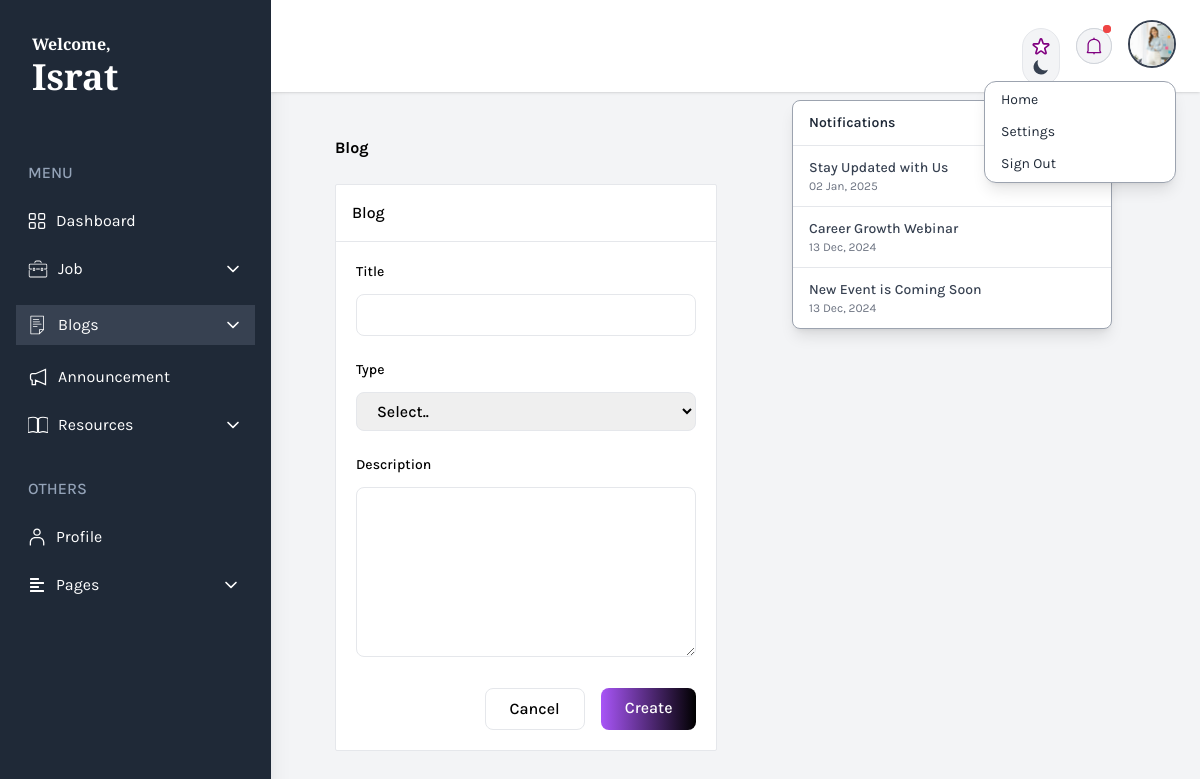
/alumni/alumni_blog.php (signed in), run on the app's committed database.
### tables this page shows
CREATE TABLE `user` (
  `u_id` varchar(20) NOT NULL,
  `first_Name` varchar(100) NOT NULL,
  `last_Name` varchar(100) NOT NULL,
  `email` varchar(100) NOT NULL,
  `password` varchar(100) NOT NULL,
  `status` varchar(100) NOT NULL,
  `role` varchar(100) NOT NULL
);

CREATE TABLE `announcement` (
  `announcement_id` varchar(30) NOT NULL,
  `title` varchar(255) NOT NULL,
  `content` text NOT NULL,
  `created_at` timestamp NOT NULL DEFAULT current_timestamp(),
  `read_state` tinyint(1) DEFAULT 0
);

CREATE TABLE `alumni` (
  `alumni_id` varchar(20) NOT NULL,
  `class_id` varchar(20) NOT NULL,
  `batch` varchar(20) NOT NULL,
  `passing_year` varchar(20) NOT NULL,
  `contact_number` varchar(15) NOT NULL,
  `full_address` varchar(200) NOT NULL,
  `city` varchar(100) NOT NULL,
  `id_photo` varchar(200) NOT NULL,
  `department` text NOT NULL,
  `created_at` timestamp NOT NULL DEFAULT current_timestamp()
);

### alumni/alumni_blog.php (the view, shortened to what this page needs)
<?php
	if ($_SESSION['login'] == TRUE && $_SESSION['status'] == 'Active') {
		include("../db_con/dbCon.php");
	?>
<!DOCTYPE html>
<html lang="en">
<head>
    <link href="https://cdn.jsdelivr.net/npm/daisyui@4.11.1/dist/full.min.css" rel="stylesheet" type="text/css" />
    <script src="https://cdn.tailwindcss.com"></script>
    <link href="https://cdn.jsdelivr.net/npm/tailwindcss@2.2.19/dist/tailwind.min.css" rel="stylesheet">
    <link href="https://cdnjs.cloudflare.com/ajax/libs/tailwindcss/2.2.19/tailwind.min.css" rel="stylesheet">
</head>
<body class="bg-gray-100 font-family-karla flex" x-data="setup()" :class="{ 'dark': isDark }">
    <aside class="relative h-screen w-[350px] hidden sm:block shadow-xl bg-gray-800">
        <div class="p-8 mb-5 ">
            <a class="text-white text-base font-bold font-garamond hover:text-gray-300">Welcome,</a>
            <?php
			    $a=$_SESSION['alumni_id'];
				$result = mysqli_query($db,"SELECT * FROM user, alumni WHERE user.u_id=alumni.alumni_id AND user.status='Active' AND user.u_id='$a'");
				if($row = mysqli_fetch_array($result)) {
							?>
                    <h1 class="text-4xl font-garamond font-bold text-white dark:text-white">
                    <?php echo $row['first_Name'];?></h1>
                <?php
							}
				?>
        </div>
        <nav class="text-white text-base  pt-3">
            <h3 class="mb-4 ml-7 text-base font-medium text-slate-400">MENU</h3>
            <a href="alumni_dashboard.php" class="flex items-center text-white gap-2.5 py-2 px-3 ml-4 mr-4 my-1 nav-item">
                Dashboard
            </a>
            <details class="group relative">
              <summary class="flex items-center justify-between text-white py-2 px-3 mx-4 my-2 nav-item cursor-pointer gap-2.5">
              <span class="flex-1">Job</span>
              </summary>
            </details>
            <details class="group relative">
              <summary class="flex items-center justify-between text-white gap-2.5 py-2 px-3 mx-4 my-2 active-nav-link cursor-pointer">
              <span class="flex-1">Blogs</span>
              </summary>
            </details>
            <a href="alumni_announcement.php" class="flex items-center text-white py-2 px-3 ml-4 mr-4 my-1 nav-item gap-2.5">
              <svg xmlns="http://www.w3.org/2000/svg" viewBox="0 0 24 24" fill="none" stroke="white" stroke-width="1.5" height="20" width="20">
                <path d="M9,8.087,21,3V21L9,15.913V21H5V15.913a2,2,0,0,1-2-2V10.087a2,2,0,0,1,2-2Z"/>
              </svg>Announcement
            </a>
            <details class="group relative">
              <summary class="flex items-center justify-between text-white py-2 px-3 mx-4 my-2 nav-item cursor-pointer gap-2.5">
              <span class="flex-1">Resources</span>
              </summary>
            </details>
      <div>
        <h3 class="mb-4 ml-7 mt-6 text-base font-medium text-slate-400">OTHERS</h3>
            <a href="alumni_profile.php" class="flex items-center text-white gap-2.5 py-2 px-3 ml-4 mr-4 my-1 nav-item">
                Profile
            </a>
            <details class="group relative">
              <summary class="flex items-center justify-between text-white py-2 px-3.5 mx-4 my-2 nav-item cursor-pointer">
                <i class="fas fa-align-left mr-3"></i>
                <span class="flex-1">Pages</span>
              </summary>
            </details>
      </div>
        </nav>
    </aside>
    <div class="w-full flex flex-col h-screen overflow-y-auto overflow-x-hidden dark:bg-gray-900">
        <header class="sticky top-0 z-999 w-full items-center bg-white dark:bg-gray-800 shadow pt-5 px-6 hidden sm:flex">
            <div class="w-1/2">
            <h1 class="mb-36 lg:mb-0 -ml-10 lg:-ml-0 lg:text-4xl font-garamond flex dark:text-white multicolor-text"><img src="images/logo (2).png" alt="" class="lg:w-14 w-14 -mt-1"></h1>
            </div>
            <div class="w-1/2 flex justify-end gap-4">
            <div class="pt-2">
              <button
                aria-hidden="true"
                @click="toggleTheme"
                class="group p-2 transition-colors duration-200 rounded-full bg-gray-100 border hover:bg-blue-200 dark:bg-gray-50 dark:hover:bg-gray-200 text-gray-900 focus:outline-none"
              >
              </button>
            </div>
        <div x-data="{
            dropdownOpen: false,
            unreadCount: 0,
            fetchUnreadCount() {
                fetch('check_unread.php')
                    .then(res => res.json())
                    .then(data => {
                        this.unreadCount = data.unread_count;
                    });
            },
            markAsRead() {
                fetch('mark_as_read.php', { method: 'POST' })
                    .then(() => {
                        this.unreadCount = 0; // Red dot hide
                    });
            }
            }" x-init="fetchUnreadCount(); setInterval(fetchUnreadCount, 5000)" class="relative">
            <a
                class="relative flex h-9 w-9 items-center justify-center rounded-full top-2 border border-gray-300 bg-gray-100 hover:text-primary dark:border-strokedark dark:bg-meta-4 dark:text-white"
                href="#"
                @click.prevent="dropdownOpen = !dropdownOpen; notifying = false"
            >
                <a href="#"
                @click.prevent="dropdownOpen = !dropdownOpen; markAsRead();"
                class="relative flex h-9 w-9 -top-7 items-center justify-center rounded-full border border-gray-300 bg-gray-100 hover:text-primary dark:border-strokedark dark:bg-meta-4 dark:text-white">
                  <span
                      x-show="unreadCount > 0"
                      class="absolute -top-1 right-0 z-10 h-2 w-2 rounded-full bg-red-500"
                  >
                      <span
                          class="absolute -z-1 inline-flex h-full w-full animate-ping rounded-full bg-red-500 opacity-75"
                      ></span>
                  </span>
              </a>
            <div
                x-show="dropdownOpen"
                @click.outside="dropdownOpen = false"
                class="absolute right-0 mt-2 w-80 rounded-lg border border-gray-400 bg-white shadow-lg dark:border-gray-700 dark:bg-gray-800"
                x-transition
            >
                <div class="px-4 py-3 border-b border-gray-200 dark:border-gray-700">
                    <h5 class="text-sm font-semibold text-gray-800 dark:text-gray-200">
                        Notifications
                    </h5>
                </div>
                <ul class="max-h-56 overflow-y-auto divide-y divide-gray-200 dark:divide-gray-700">
                    <?php
                    $sql = "SELECT * FROM announcement ORDER BY created_at DESC LIMIT 3";
                    $query = mysqli_query($db, $sql);
                    if(mysqli_num_rows($query) > 0) {
                        while ($rows = mysqli_fetch_assoc($query)) {
                            $announcement_title = $rows['title'];
                            $posted_date = $rows['created_at'];
                    ?>
                        <li>
                            <a
                                href="#"
                                class="block px-4 py-3 transition-all hover:bg-gray-100 dark:hover:bg-gray-700"
                            >
                                <p class="text-sm font-medium text-gray-700 dark:text-gray-200">
                                    <?php echo htmlspecialchars($announcement_title); ?>
                                </p>
                                <span class="block text-xs text-gray-500 dark:text-gray-400">
                                    <?php echo date('d M, Y', strtotime($posted_date)); ?>
                                </span>
                            </a>
                        </li>
                    <?php
                        }
                    } else { ?>
                        <li class="px-4 py-3 text-sm text-gray-500 dark:text-gray-400">
                            No new notifications.
                        </li>
                    <?php } ?>
                </ul>
            </div>
        </div>
        <div x-data="{ isOpen: false }" class="relative">
                <button
                  @click="isOpen = !isOpen"
                  class="relative z-10 w-12 h-12 rounded-full overflow-hidden border-2 border-gray-700 hover:border-gray-300 focus:outline-none"
                >
                  <img
                    src="../upload/images/<?php echo $row['id_photo']; ?>"
                    alt="User Profile"
                    class="w-full h-full object-cover"
                  />
                </button>
                <button x-show="isOpen" @click="isOpen = false" class="h-full w-full fixed inset-0 cursor-default"></button>
                <div
                  x-show="isOpen"
                  @click.outside="isOpen = false"
                  class="absolute right-0 mt-2 w-48 rounded-xl border border-gray-400 dark:border-gray-700 bg-white shadow-lg dark:bg-gray-800"
                  x-transition
                  >
                  <a
                    href="../index.php"
                    class="block mx-2 px-2 my-1 py-1 rounded-lg text-sm dark:text-gray-200 hover:bg-gray-200 dark:hover:bg-gray-700"
                  >
                    Home
                  </a>
                  <a
                    href="../alumni/alumni_settings.php"
                    class="block mx-2 px-2 my-1 py-1 rounded-lg text-sm dark:text-gray-200 hover:bg-gray-200 dark:hover:bg-gray-700"
                  >
                    Settings
                  </a>
                  <a
                    href="../logout.php"
                    class="block mx-2 px-2 my-1 py-1 rounded-lg text-sm dark:text-gray-200 hover:bg-gray-200 dark:hover:bg-gray-700"
                  >
                    Sign Out
                  </a>
                </div>
              </div>
        </div>
      </header>
        <main>
          <div class="lg:mx-10 mx-auto max-w-screen-2xl my-5 p-4 md:p-6 2xl:p-10">
            <div
              class="mb-6 flex flex-col gap-3 sm:flex-row sm:items-center sm:justify-between"
            >
              <h2 class="text-title-md2 font-bold text-black dark:text-white">
                Blog
              </h2>
              <nav>
                <ol class="flex items-center gap-2">
                  <li>
                    <a class="font-medium dark:text-white" href="index.html">Dashboard /</a>
                  </li>
                  <li class="font-medium text-purple-400">Blog</li>
                </ol>
              </nav>
            </div>
            <div class="grid grid-cols-1 gap-9 sm:grid-cols-2">
              <div class="grid grid-cols-1 gap-9">
                <div
                  class="rounded-sm border border-stroke bg-white shadow-default dark:border-gray-700 dark:bg-gray-800"
                >
                  <div
                    class="border-b border-stroke px-4 py-4 dark:border-gray-700"
                  >
                    <h3 class="font-medium text-black dark:text-white">
                      Blog
                    </h3>
                  </div>
                  <div class="p-5">
                  <form action="post_blog.php" method="POST" enctype="multipart/form-data">
                        <div class="mb-6">
                          <label
                            class="mb-3 block text-sm font-medium text-black dark:text-white"
                            for=""
                            >Title</label
                          >
                          <input
                              class="w-full rounded-lg border border-stroke bg-gray px-5 py-2 font-medium text-black focus:border-gray-800 focus-visible:outline-none dark:border-gray-700 dark:bg-gray-800 dark:text-white dark:focus:border-primary"
                              type="text"
                              name="title"
                              id="title"
                            />
                        </div>
                        <div class="mb-6">
                          <label
                            class="mb-3 block text-sm font-medium text-black dark:text-white"
                            for=""
                            >Type</label
                          >
                          <select name="type"
                              id="type" class="w-full rounded-lg border border-stroke bg-gray py-2 pl-4 pr-4.5 font-medium text-black focus:border-gray-800 focus-visible:outline-none dark:border-gray-700 dark:bg-gray-800 dark:text-white dark:focus:border-primary" required>
                                <option value="" selected>Select..</option>
                              </select>
                        </div>
                        <div class="mb-6 flex flex-col gap-5 sm:flex-row">
                            <div class="w-full">
                            <label
                            class="mb-3 block text-sm font-medium text-black dark:text-white"
                            >
                            Description
                            </label>
                            <textarea
                            rows="6"
                            name="description"
                              id="description"
                            class="w-full rounded-lg border-[1.5px] border-stroke bg-transparent px-5 py-3 font-normal text-black outline-none transition focus:border-primary active:border-primary disabled:cursor-default disabled:bg-whiter dark:border-gray-700 dark:bg-form-input dark:text-white dark:focus:border-primary"
                            ></textarea>
                            </div>
                        </div>
                        <div class="flex justify-end gap-4">
                          <button
                            class="flex justify-center rounded-lg border border-stroke px-6 py-2 font-medium text-black hover:shadow-1 dark:border-strokedark dark:text-white"
                            type="submit"
                          >
                            Cancel
                          </button>
                          <button
                            class="flex justify-center rounded-lg bg-gradient-to-r from-purple-500 to-black px-6 py-2 font-medium text-white hover:bg-opacity-90"
                            type="submit">
                            Create
                          </button>
                        </div>
                  </div>
                </div>
              </div>
            </div>
          </div>
        </main>
    </div>
</body>
</html>
<?php
	} else {
		header('location:login.php?deactivate');
	}
?>

### alumni/alumni_blog.php (style rules this page uses)
.font-garamond { font-family: "EB Garamond", serif; }
.multicolor-text { background: linear-gradient(to left, #0E675C, black); -webkit-background-clip: text; color: transparent; }
.font-family-karla { font-family: karla; }
.active-nav-link { background: #374151; }

### data on the page
user: first_Name "Israt", alumni.id_photo (picture)
announcement: title "Stay Updated with Us", created_at "02 Jan, 2025"
announcement: title "Career Growth Webinar", created_at "13 Dec, 2024"
announcement: title "New Event is Coming Soon", created_at "13 Dec, 2024"
